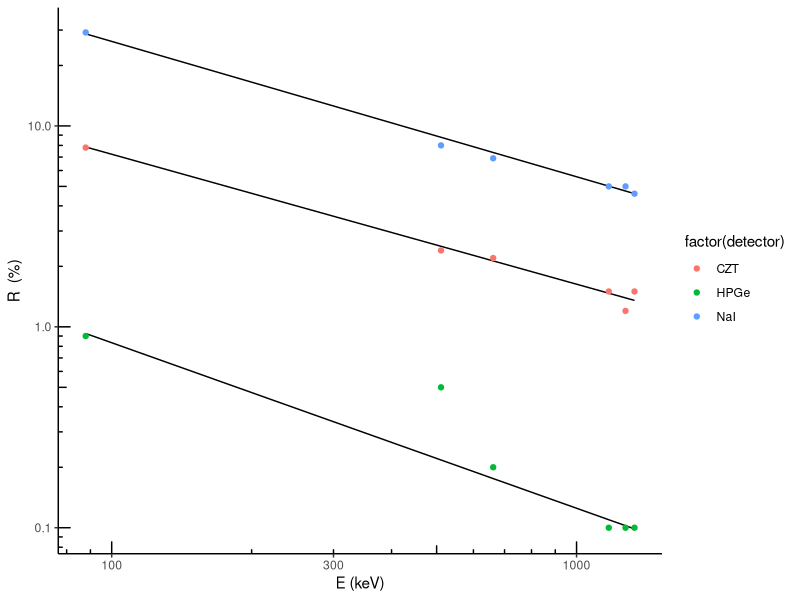

Reproduce this figure in R.
# Plot energy resolution of a detector as a function of energy
# and corresponding fits.

library(ggplot2)

# Read measured data
t <- read.csv("data_energyResolution.txt", sep = ";", header = T)

# Linear regression on log-log data
getPredictedDf <- function(x, y) {
  dfLn = data.frame(x = log(x), y = log(y))
  pred <- predict(lm(y ~ x, data = dfLn))
  return(data.frame(energy = exp(dfLn$x), R = exp(pred)))
}

# Calculate values predicted by the linear regression.
# Exclude the 511.0 keV peak.
pred.CZT <- getPredictedDf(t$energy[-2], t$R.CZT[-2])
pred.NaI <- getPredictedDf(t$energy[-2], t$R.NaI[-2])
pred.HPGe <- getPredictedDf(t$energy[-2], t$R.HPGe[-2])

# Define a new data frame for plotting
ne <- length(t$energy)
df <- data.frame(
  energy = rep(t$energy, 3),
  R = c(t$R.CZT, t$R.NaI, t$R.HPGe),
  detector = c(rep("CZT", ne), rep("NaI", ne),rep("HPGe", ne))
)

plot1 <- ggplot(df, aes(energy, R)) +
  scale_x_log10() + scale_y_log10() + annotation_logticks() +
  geom_line(data = pred.CZT, mapping = aes(energy, R)) +
  geom_line(data = pred.NaI, mapping = aes(energy, R)) +
  geom_line(data = pred.HPGe, mapping = aes(energy, R)) +
  geom_point(aes(colour = factor(detector))) +
  labs(x = "E (keV)", y = "R  (%)") +
  theme_classic()

pdf(file = "fig_res_ggplot.pdf", width = 6, heigh = 3)
print(plot1)
dev.off()
